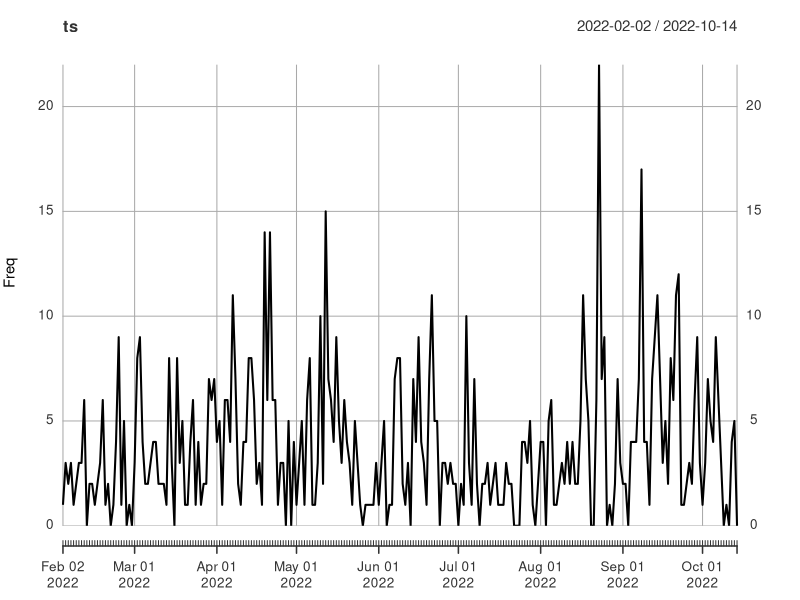

Source code (R): (Note: this script raises an error after producing the figure.)
install.packages("xts", repos="http://cloud.r-project.org")
install.packages("forecast")
library("xts")
library("forecast")

data <- read.csv("./processeddata.csv")

data$Date <-as.Date(data$Date)

ts <- xts(data$a21, data$Date)
attr(ts, 'frequency') <- 7 


plot(ts,ylab = 'Freq')

plot(aggregate())

ts.decomp <- decompose(as.ts(ts), type = 'additive')

plot(ts.decomp)
#Variance remains fairly constant for randomness so choose additive instead of multiplicative
# (Choose multiplicative if the variance increases)


stl(as.ts(ts))

plot(aggregate(as.ts(ts)))

ts.diff <-diff(as.ts(ts),lag = 5)

ts.diff.decomp <- decompose(ts.diff, type = "additive")
plot(ts.diff.decomp)

auto.arima(ts.diff,max.p = 4, max.q = 4)
acf(ts.diff)
pacf(ts.diff)
